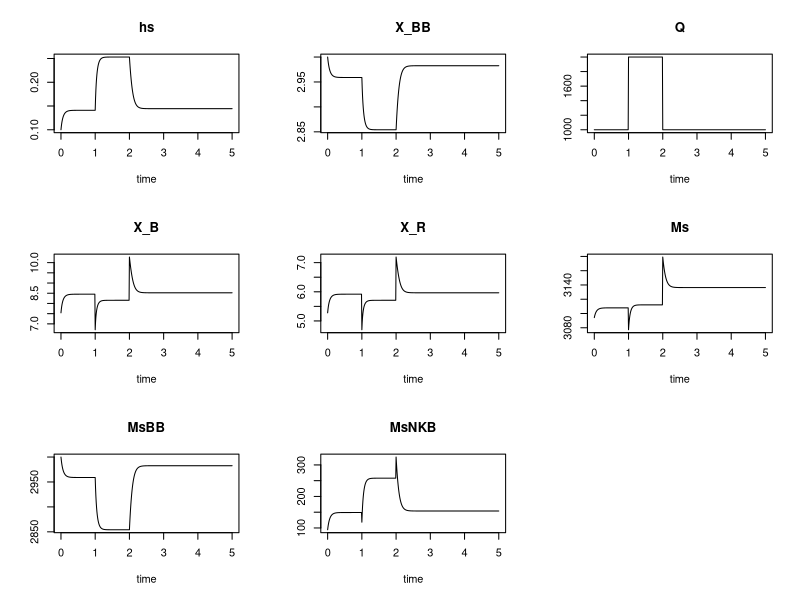

Source code (R):
library(deSolve)

# conceptual model for dynamic system of activated sludge reactor and secondary 
# clarifier with variable sludge height based on Krebs et al., 2000

# Markus Ahnert, Dresden University of Technology, Institute for Urban Water Management
# markus.ahnert@tu-dresden.de

# define ODE function
growth_ode <- function(t, state, params) {
  with(as.list(c(state, params)), {
    
    Q <- influentfun(t)
    
    # empir. Funktion für X_B aus A 131
    tE   <- 0.5*A_NB*hs/(0.7*Q*R)                               # Eindickzeit ist mittlere Verweilzeit des Schlammes im Schlammbett des NKB
    X_B  <- 1000/DSVI*(24*tE)^(1/3)                             # Bodenschlammkonz. im Nachklärbecken, Umrechnung von Einheit d zu h über 24 h/d
    
    # ODEs
    dhs   <- Q*(1+R)*X_BB/(0.5*A_NB*X_B) - 0.7*Q*R/(0.5*A_NB)   # Schlammspiegelhöhe
    dX_BB <- 0.7*Q/V_BB*R*X_B - Q/V_BB*(1+R)*X_BB               # Schlammkonz. im Belebungsbecken
    
    # Hilfsberechnungen
    Ms <- 0.5*A_NB*hs*X_B + V_BB*X_BB                           # Schlamm im System = Schlamm im NKB + BB 
    MsNKB <- 0.5*A_NB*hs*X_B
    MsBB <- V_BB*X_BB

    # return derivatives
    return(list(c(dhs,dX_BB),Q=Q, X_B=X_B,X_R=0.7*X_B, Ms=Ms,MsBB=MsBB,MsNKB=MsNKB))
  })
}

# set up parameters in a list
params = c(Q = 1000, R=1, V_BB=1000, A_NB=250, DSVI=100 )

state_0 = c(hs=0.1, X_BB=3) # initial state

t_start = 0 # start time
t_end = 5 # end time
t_points = seq(t_start, t_end, by = 0.01) # time points for solution

# dynamischer Zulauf soll für Schlammverlagerung vom BB in NKB sorgen

fQ <- 2

influentdata <- data.frame(time = c(0, 1, 2, 100) ,
                           value = c(params["Q"], fQ*params["Q"], params["Q"], params["Q"]))
influentfun <- approxfun(influentdata, method="constant")

out <- ode(y = state_0, times = t_points, func = growth_ode, parms = params)

plot(out)
